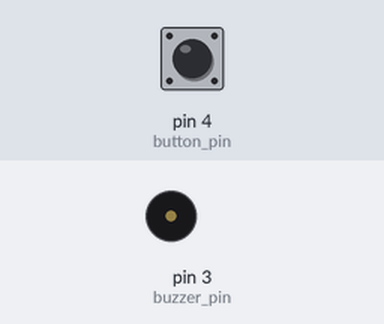
Recording of a sketch running on a simulated Arduino Uno, built with avr-gcc and run on an emulated ATmega328P. Parts: buzzer (waves = sounding). The test bench sets the inputs (shaded band); at power-on: pin 4 (button_pin) HIGH.

Above: at 1.2 s.
1.3 s: pin 4 (button_pin) pulled LOW for 0.15 s
At 1.37 s:
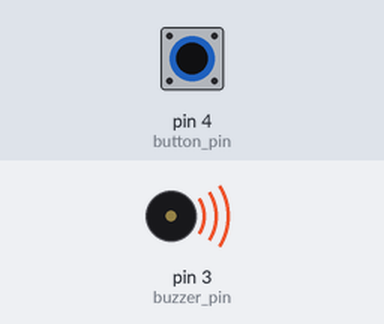
2.9 s: pin 4 (button_pin) pulled LOW for 3.2 s
At 6.6 s:
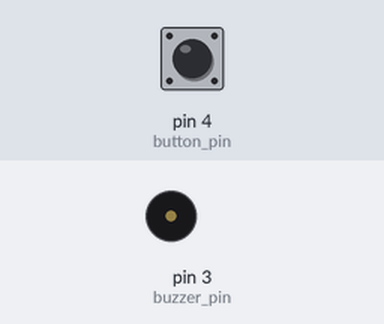
Timing chart, 0 to 8.1 s (numbered marks = the images above; inputs shaded):
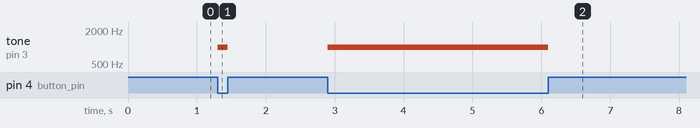

Measured:
- after the input at 1.3 s, tone on pin 3 (buzzer_pin): silent → 1000 Hz at once, → silent 0.15 s later
- after the input at 2.9 s, tone on pin 3 (buzzer_pin): silent → 1000 Hz at once, → silent 3.2 s later

The sketch:

Morze.ino
```cpp
//user setup
const int button_pin=4;
const int tx_pin=2;
const int buzzer_pin=3;
const int beep_iter_max=100;
const int stadnby_iter_max=5000;
//end user setup

int stadnby_iter=stadnby_iter_max;
int beep_iter=beep_iter_max;

void setup() {
  // put your setup code here, to run once:

  pinMode(button_pin, INPUT);
  pinMode(tx_pin, OUTPUT);

}

void loop() {
  // put your main code here, to run repeatedly:

  if(digitalRead(button_pin)==0){ //кнопка нажата
    tone(buzzer_pin,1000);
    beep_iter--;
    if(beep_iter<=0){
      beep_iter=beep_iter_max;
      if(digitalRead(tx_pin)==0){
        digitalWrite(tx_pin,1);
      }
      else{
        digitalWrite(tx_pin,0);
      }
    }
  }
  else{    //кнопка не нажата
    noTone(buzzer_pin);
    stadnby_iter--;
    if(stadnby_iter<=0){
      stadnby_iter=stadnby_iter_max;
      if(digitalRead(tx_pin)==0){
        digitalWrite(tx_pin,1);
      }
      else{
        digitalWrite(tx_pin,0);
      }
    }
  }


}
```
